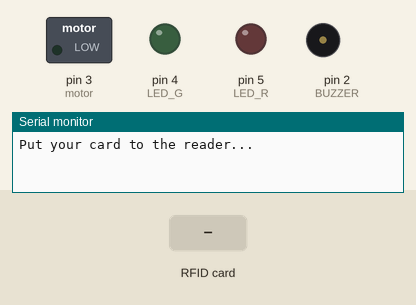
Simulated run of this sketch. Board: Arduino Uno, built with avr-gcc and run on an emulated ATmega328P. Shown: switched loads named in the sketch (green lamp = pin HIGH), output pins drawn as LEDs (lit = HIGH), buzzer (waves = sounding), the last lines printed to the serial monitor. Inputs (shaded band) come from the test bench. Pins used as bus, display or sensor lines are not drawn.

Above: at 1.2 s.
1.3 s: RFID card B6 06 4F 21 held to the reader
At 2.3 s:
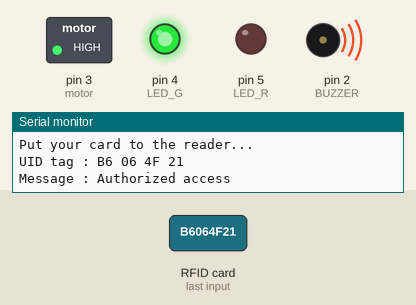
4.3 s: RFID card 5E 7A 19 C4 held to the reader
At 4.69 s:
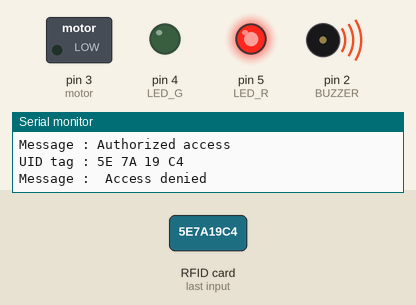
6.3 s: RFID card 04 9C 78 DA 6C 52 80 held to the reader
At 7.9 s:
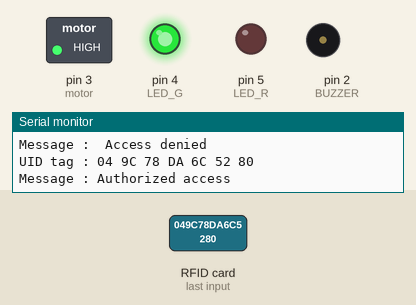
Timing chart, 0 to 9.5 s (numbered marks = the images above; inputs shaded):
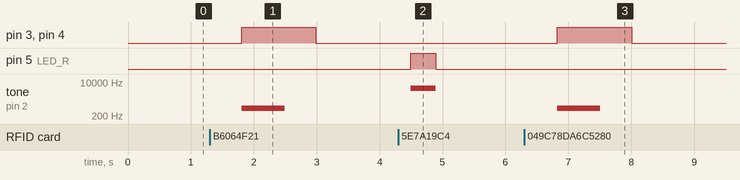

Measured:
- after the input at 1.3 s, pin 3 (motor), pin 4 (LED_G): LOW → HIGH after 0.51 s, → LOW 1.2 s later; tone on pin 2 (BUZZER): silent → 500 Hz after 0.51 s, → silent 0.68 s later
- after the input at 4.3 s, pin 5 (LED_R): LOW → HIGH after 0.19 s, → LOW 0.40 s later; tone on pin 2 (BUZZER): silent → 5000 Hz after 0.19 s, → silent 0.40 s later
- after the input at 6.3 s, pin 3 (motor), pin 4 (LED_G): LOW → HIGH after 0.53 s, → LOW 1.2 s later; tone on pin 2 (BUZZER): silent → 500 Hz after 0.53 s, → silent 0.68 s later

The sketch:

RFID_Sensor.ino
```cpp
//RFID
#include <SPI.h>
#include <MFRC522.h>

#define SS_PIN 10
#define RST_PIN 9
#define LED_G 4 //define green LED pin
#define LED_R 5 //define red LED
#define BUZZER 2 //buzzer pin
#define motor 3 //define motor pin
MFRC522 mfrc522(SS_PIN, RST_PIN);   // Create MFRC522 instance.


void setup()
{
  Serial.begin(9600);   // Initiate a serial communication
  SPI.begin();      // Initiate  SPI bus
  mfrc522.PCD_Init();   // Initiate MFRC522
  pinMode(motor, OUTPUT);
  pinMode(LED_G, OUTPUT);
  pinMode(LED_R, OUTPUT);
  pinMode(BUZZER, OUTPUT);
  noTone(BUZZER);
  Serial.println("Put your card to the reader...");
  Serial.println();

}
void loop()
{
  // Look for new cards
  if ( ! mfrc522.PICC_IsNewCardPresent())
  {
    return;
  }
  // Select one of the cards
  if ( ! mfrc522.PICC_ReadCardSerial())
  {
    return;
  }
  //Show UID on serial monitor
  Serial.print("UID tag :");
  String content= "";
  byte letter;
  for (byte i = 0; i < mfrc522.uid.size; i++)
  {
     Serial.print(mfrc522.uid.uidByte[i] < 0x10 ? " 0" : " ");
     Serial.print(mfrc522.uid.uidByte[i], HEX);
     content.concat(String(mfrc522.uid.uidByte[i] < 0x10 ? " 0" : " "));
     content.concat(String(mfrc522.uid.uidByte[i], HEX));
  }
  Serial.println();
  Serial.print("Message : ");
  content.toUpperCase();
  if (content.substring(1) == "B6 06 4F 21" || content.substring(1) == "04 9C 78 DA 6C 52 80" || content.substring(1) == "3A 5E 44 73" || content.substring(1) == "D1 F7 7B 36") //change here the UID of the card/cards that you want to give access
  {
    Serial.println("Authorized access");
    Serial.println();
    delay(500);
    digitalWrite(LED_G, HIGH);

    digitalWrite(motor, HIGH);
    tone(BUZZER, 500);
    delay(680);
    noTone(BUZZER);
    delay(500);
    digitalWrite(LED_G, LOW);
    digitalWrite(motor, LOW);
    delay(1500);
  }

 else   {
    Serial.println(" Access denied");
    digitalWrite(LED_R, HIGH);
    tone(BUZZER, 5000);
    delay(400);
    digitalWrite(LED_R, LOW);
    noTone(BUZZER);
  }
}
```
